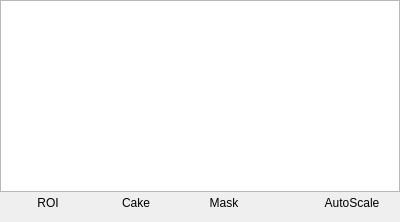
     <widget class="QFrame" name="image_frame">
      <property name="styleSheet">
       <string notr="true"/>
      </property>
      <property name="frameShadow">
       <enum>QFrame::Sunken</enum>
      </property>
      <layout class="QVBoxLayout" name="verticalLayout_9">
       <property name="spacing">
        <number>0</number>
       </property>
       <property name="margin">
        <number>0</number>
       </property>
       <item>
        <widget class="GraphicsLayoutWidget" name="img_pg_layout">
         <property name="sizePolicy">
          <sizepolicy hsizetype="Expanding" vsizetype="Expanding">
           <horstretch>0</horstretch>
           <verstretch>0</verstretch>
          </sizepolicy>
         </property>
         <property name="minimumSize">
          <size>
           <width>200</width>
           <height>0</height>
          </size>
         </property>
         <property name="baseSize">
          <size>
           <width>300</width>
           <height>0</height>
          </size>
         </property>
         <property name="frameShape">
          <enum>QFrame::StyledPanel</enum>
         </property>
        </widget>
       </item>
       <item>
        <layout class="QHBoxLayout" name="horizontalLayout_30">
         <property name="spacing">
          <number>8</number>
         </property>
         <property name="leftMargin">
          <number>8</number>
         </property>
         <property name="rightMargin">
          <number>8</number>
         </property>
         <property name="bottomMargin">
          <number>8</number>
         </property>
         <item>
          <widget class="QPushButton" name="img_roi_btn">
           <property name="text">
            <string>ROI</string>
           </property>
           <property name="checkable">
            <bool>true</bool>
           </property>
           <property name="flat">
            <bool>true</bool>
           </property>
          </widget>
         </item>
         <item>
          <widget class="QPushButton" name="img_mode_btn">
           <property name="minimumSize">
            <size>
             <width>50</width>
             <height>0</height>
            </size>
           </property>
           <property name="text">
            <string>Cake</string>
           </property>
           <property name="flat">
            <bool>true</bool>
           </property>
          </widget>
         </item>
         <item>
          <widget class="QPushButton" name="img_mask_btn">
           <property name="text">
            <string>Mask</string>
           </property>
           <property name="checkable">
            <bool>true</bool>
           </property>
           <property name="flat">
            <bool>true</bool>
           </property>
          </widget>
         </item>
         <item>
          <layout class="QHBoxLayout" name="horizontalLayout_25"/>
         </item>
         <item>
          <spacer name="horizontalSpacer_9">
           <property name="orientation">
            <enum>Qt::Horizontal</enum>
           </property>
           <property name="sizeHint" stdset="0">
            <size>
             <width>40</width>
             <height>20</height>
            </size>
           </property>
          </spacer>
         </item>
         <item>
          <widget class="QPushButton" name="img_autoscale_btn">
           <property name="text">
            <string>AutoScale</string>
           </property>
           <property name="flat">
            <bool>true</bool>
           </property>
          </widget>
         </item>
        </layout>
       </item>
      </layout>
     </widget>
